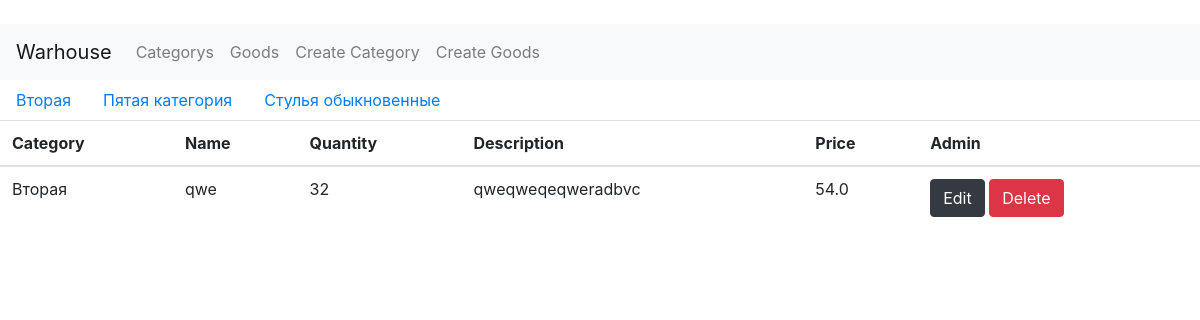
Page /goods/1/goods on the committed database.
### app.py (models this page shows, shortened)
class Category(db.Model):
	id = db.Column(db.Integer, primary_key=True)
	name = db.Column(db.String, unique=True, nullable=False)
	description = db.Column(db.Text(150))
	goods = db.relationship('Goods', backref='categor', lazy=True)

class Goods(db.Model):
	id = db.Column(db.Integer, primary_key=True)
	category = db.Column(db.String, nullable=False)
	name = db.Column(db.String, unique=True, nullable=False)
	quantity = db.Column(db.Integer, nullable=False)
	description = db.Column(db.Text(150), nullable=False)
	price = db.Column(db.Float, nullable=False)
	category_id = db.Column(db.Integer, db.ForeignKey('category.id'), nullable=False)

### app.py (the view)
@app.route('/goods/<int:id>/goods', methods=['POST','GET'])
def g_cat(id):
	categorys = Category.query.order_by(Category.id).all()
	goods = Goods.query.filter(Goods.category_id.endswith(id)).all()
	return render_template(
		"goods.html",
		goods=goods,
		categorys=categorys,
		)

### templates/goods.html (shortened to what this page needs)
﻿{% extends "base.html" %}
{% block content %}
<ul class="nav">
    {% for el in categorys%}
    <li class="nav-item">
        <a class="nav-link" href="/goods/{{el.id}}/goods">{{el.name}}</a>
    </li>
    {% endfor %}
</ul>
<table class="table">
    <thead>
        <tr>
            <th scope="col">Category</th>
            <th scope="col">Name</th>
            <th scope="col">Quantity</th>
            <th scope="col">Description</th>
            <th scope="col">Price</th>
            <th scope="col">Admin</th>
        </tr>
    </thead>
    <tbody>
        {% for el in goods %}
        <tr>
            <td>{{el.category}}</td>
            <td>{{el.name}}</td>
            <td>{{el.quantity}}</td>
            <td>{{el.description}}</td>
            <td>{{el.price}}</td>
            <td>
                <form method="POST">
                    <a href="/goods/{{el.id}}/g_edit" class="btn btn-dark"> Edit </a>
                    <a href="/goods/{{el.id}}/g_del" class="btn btn-danger"> Delete </a>
                </form>
            </td>
        </tr>
        {% endfor %}
    </tbody>
</table>
{% endblock %}

### rows in the picture
Category: name "Вторая"
Category: name "Пятая категория"
Category: name "Стулья обыкновенные"
Goods: category "Вторая", name "qwe", quantity "32", description "qweqweqeqweradbvc", price "54.0"
